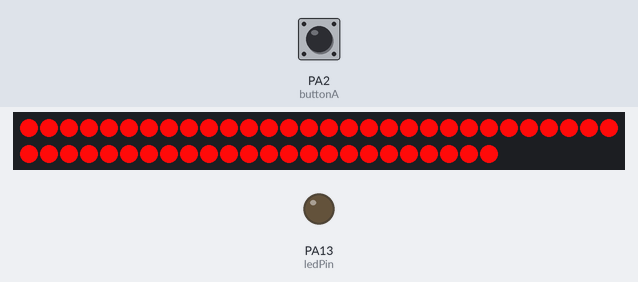
Recording of a sketch running on a simulated STM32 Blue Pill. Shown: 54 RGB LEDs in strip order, left to right, continuing on the next row, output pins drawn as LEDs (lit = HIGH). Inputs (shaded band) come from the test bench; at power-on: PA2 (buttonA) HIGH.

Above: at 1.7 s.
1.8 s: PA2 (buttonA) pulled LOW for 1 s
At 2.48 s:
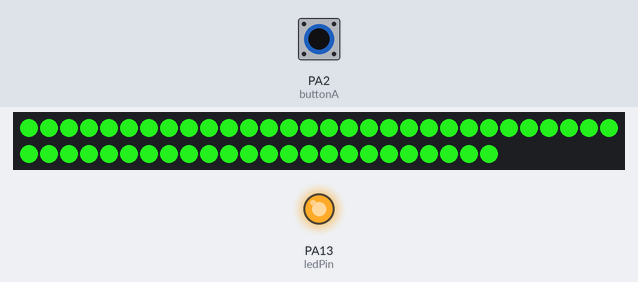
4.3 s: PA2 (buttonA) pulled LOW for 0.15 s
At 4.9 s:
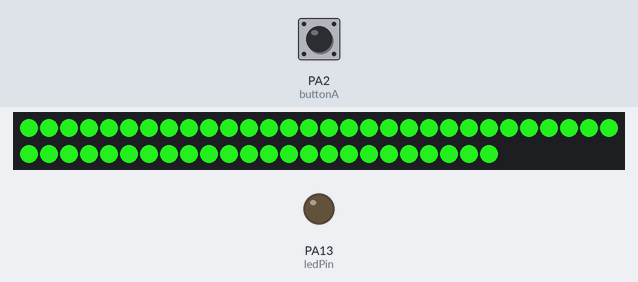
5.9 s: PA2 (buttonA) pulled LOW for 3.2 s
At 6.65 s:
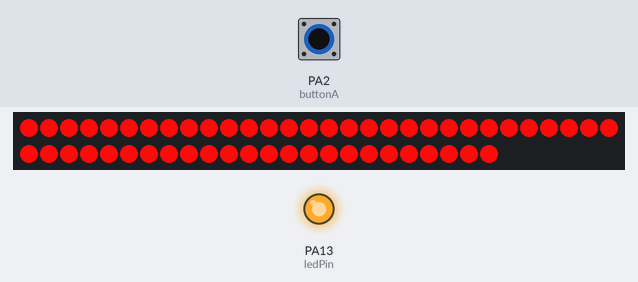
Timing chart, 0 to 10.6 s (numbered marks = the images above; inputs shaded):
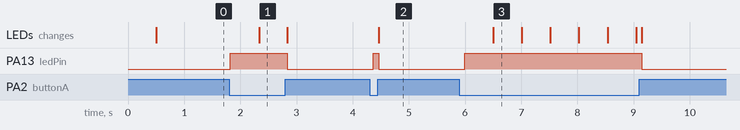

The sketch:

Staff.ino
```cpp
//Cosplay staff
//Currently this code is designed to make the lights change colour every button press
//review lines 17,36, 54, 61,68


#include "FastLED.h"

#define NUM_LEDS 54 //not sure about this notation
#define DATA_PIN 5
#define BRIGHTNESS  255

CRGB leds[NUM_LEDS];

//used to this style personally, I think in arduino int and define are similar
int buttonA = 2; //Adjust as needed
int ledPin = 13; //debugging ----------------------
int readPin = 0;
CRGB CurrentColour;
CRGB ColourRed;
CRGB ColourGreen;


void setup() {

     delay(500);

     FastLED.addLeds<WS2812B, DATA_PIN, GRB>(leds, NUM_LEDS);
     ColourRed = CRGB(255,10,10);
     ColourGreen = CRGB(30,205,25);
     CurrentColour = ColourRed;

     pinMode(buttonA, INPUT);
     pinMode(ledPin,OUTPUT); //debugging --------------------------------
} //End SetUp


void loop() {

//loops make the world go round
  for(int i=0;i<=NUM_LEDS;i++){
    leds[i] = CurrentColour;
  }

  FastLED.show();

  readPin = digitalRead(buttonA);

  if(readPin == LOW){
  digitalWrite(ledPin, HIGH); //debugging --------------------
    if(CurrentColour == ColourGreen){
      CurrentColour = ColourRed;
    }
    else{
      CurrentColour = ColourGreen;
    }
  }
  delay(100);
  digitalWrite(ledPin,LOW);
}//End Loop
```

Measured:
- after the input at 1.8 s, PA13 (ledPin): LOW → HIGH at once, → LOW 1.0 s later; the LEDs: change after 0.53 s (image 1)
- after the input at 4.3 s, PA13 (ledPin): LOW → HIGH after 0.07 s, → LOW 0.10 s later; the LEDs: change after 0.17 s (image 2)
- after the input at 5.9 s, PA13 (ledPin): LOW → HIGH after 0.09 s, → LOW 3.2 s later; the LEDs: change after 0.60 s (image 3)
- what the display in image 3 shows lasts 0.5 s, from 6.5 s to 7.0 s
